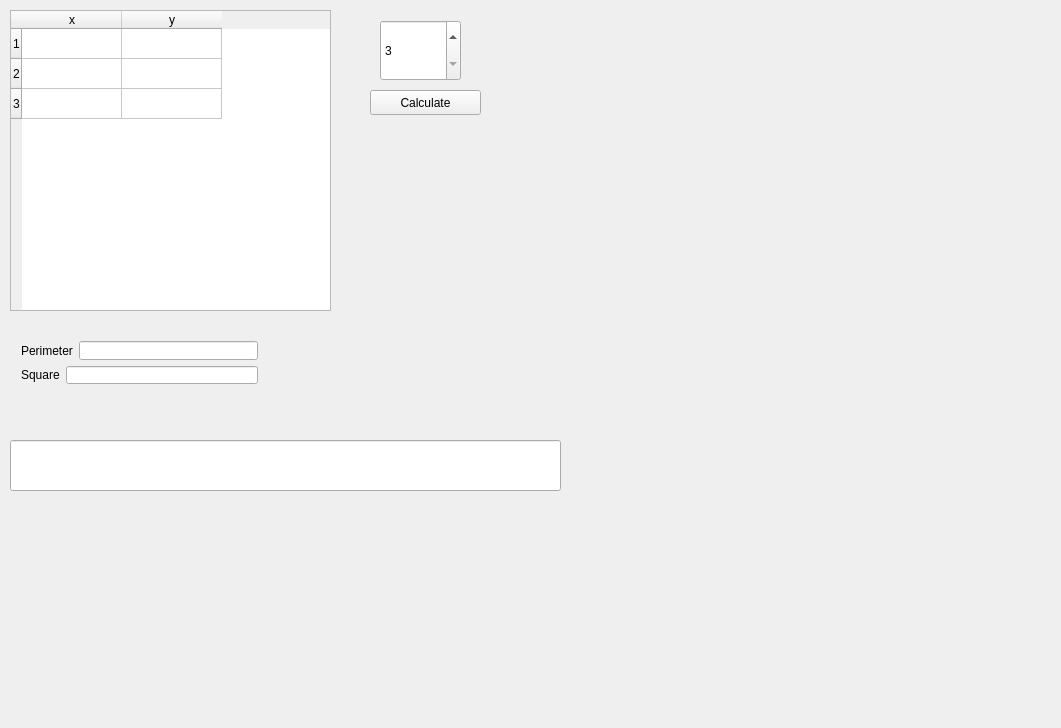
<?xml version="1.0" encoding="UTF-8"?>
<ui version="4.0">
 <class>Widget</class>
 <widget class="QWidget" name="Widget">
  <property name="geometry">
   <rect>
    <x>0</x>
    <y>0</y>
    <width>1061</width>
    <height>728</height>
   </rect>
  </property>
  <property name="windowTitle">
   <string>Widget</string>
  </property>
  <widget class="QTableWidget" name="tabl">
   <property name="geometry">
    <rect>
     <x>10</x>
     <y>10</y>
     <width>321</width>
     <height>301</height>
    </rect>
   </property>
   <row>
    <property name="text">
     <string>1</string>
    </property>
   </row>
   <row>
    <property name="text">
     <string>2</string>
    </property>
   </row>
   <row>
    <property name="text">
     <string>3</string>
    </property>
   </row>
   <column>
    <property name="text">
     <string>x</string>
    </property>
   </column>
   <column>
    <property name="text">
     <string>y</string>
    </property>
   </column>
  </widget>
  <widget class="QSpinBox" name="spinBox">
   <property name="geometry">
    <rect>
     <x>380</x>
     <y>20</y>
     <width>81</width>
     <height>61</height>
    </rect>
   </property>
   <property name="minimum">
    <number>3</number>
   </property>
  </widget>
  <widget class="QPushButton" name="kn">
   <property name="geometry">
    <rect>
     <x>370</x>
     <y>90</y>
     <width>111</width>
     <height>25</height>
    </rect>
   </property>
   <property name="text">
    <string>Calculate</string>
   </property>
  </widget>
  <widget class="QWidget" name="layoutWidget">
   <property name="geometry">
    <rect>
     <x>10</x>
     <y>330</y>
     <width>259</width>
     <height>65</height>
    </rect>
   </property>
   <layout class="QVBoxLayout" name="verticalLayout">
    <item>
     <layout class="QHBoxLayout" name="horizontalLayout">
      <item>
       <widget class="QLabel" name="label">
        <property name="text">
         <string>Perimeter</string>
        </property>
       </widget>
      </item>
      <item>
       <widget class="QLineEdit" name="per">
        <property name="readOnly">
         <bool>true</bool>
        </property>
       </widget>
      </item>
     </layout>
    </item>
    <item>
     <layout class="QHBoxLayout" name="horizontalLayout_2">
      <item>
       <widget class="QLabel" name="label_2">
        <property name="text">
         <string>Square</string>
        </property>
       </widget>
      </item>
      <item>
       <widget class="QLineEdit" name="pl">
        <property name="readOnly">
         <bool>true</bool>
        </property>
       </widget>
      </item>
     </layout>
    </item>
   </layout>
  </widget>
  <widget class="QLineEdit" name="mist">
   <property name="geometry">
    <rect>
     <x>10</x>
     <y>440</y>
     <width>551</width>
     <height>51</height>
    </rect>
   </property>
   <property name="readOnly">
    <bool>true</bool>
   </property>
  </widget>
 </widget>
 <layoutdefault spacing="6" margin="11"/>
 <resources/>
 <connections/>
</ui>
